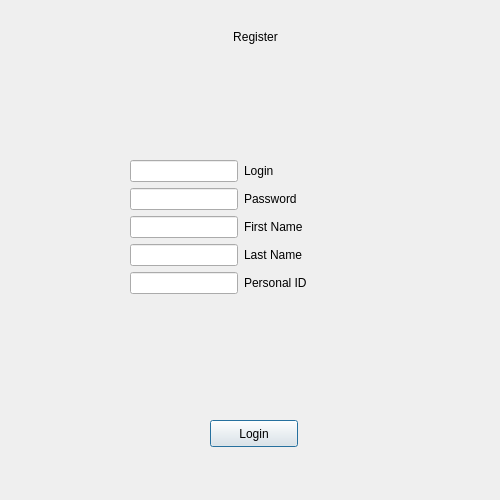
<?xml version="1.0" encoding="UTF-8"?>
<ui version="4.0">
 <class>RegisterDialog</class>
 <widget class="QDialog" name="RegisterDialog">
  <property name="geometry">
   <rect>
    <x>0</x>
    <y>0</y>
    <width>500</width>
    <height>500</height>
   </rect>
  </property>
  <property name="minimumSize">
   <size>
    <width>500</width>
    <height>500</height>
   </size>
  </property>
  <property name="maximumSize">
   <size>
    <width>500</width>
    <height>500</height>
   </size>
  </property>
  <property name="windowTitle">
   <string>RegisterDialog</string>
  </property>
  <widget class="QLabel" name="label">
   <property name="geometry">
    <rect>
     <x>200</x>
     <y>30</y>
     <width>111</width>
     <height>19</height>
    </rect>
   </property>
   <property name="text">
    <string>Register</string>
   </property>
   <property name="alignment">
    <set>Qt::AlignHCenter|Qt::AlignTop</set>
   </property>
  </widget>
  <widget class="QPushButton" name="pushButton">
   <property name="geometry">
    <rect>
     <x>210</x>
     <y>420</y>
     <width>88</width>
     <height>27</height>
    </rect>
   </property>
   <property name="text">
    <string>Login</string>
   </property>
  </widget>
  <widget class="QWidget" name="formLayoutWidget">
   <property name="geometry">
    <rect>
     <x>130</x>
     <y>160</y>
     <width>259</width>
     <height>181</height>
    </rect>
   </property>
   <layout class="QFormLayout" name="formLayout">
    <item row="0" column="0">
     <widget class="QLineEdit" name="lineEdit"/>
    </item>
    <item row="0" column="1">
     <widget class="QLabel" name="label_2">
      <property name="text">
       <string>Login</string>
      </property>
     </widget>
    </item>
    <item row="1" column="0">
     <widget class="QLineEdit" name="lineEdit_2"/>
    </item>
    <item row="1" column="1">
     <widget class="QLabel" name="label_3">
      <property name="text">
       <string>Password</string>
      </property>
     </widget>
    </item>
    <item row="2" column="0">
     <widget class="QLineEdit" name="lineEdit_8"/>
    </item>
    <item row="3" column="0">
     <widget class="QLineEdit" name="lineEdit_9"/>
    </item>
    <item row="2" column="1">
     <widget class="QLabel" name="label_4">
      <property name="text">
       <string>First Name</string>
      </property>
     </widget>
    </item>
    <item row="3" column="1">
     <widget class="QLabel" name="label_10">
      <property name="text">
       <string>Last Name</string>
      </property>
     </widget>
    </item>
    <item row="4" column="0">
     <widget class="QLineEdit" name="lineEdit_10"/>
    </item>
    <item row="4" column="1">
     <widget class="QLabel" name="label_11">
      <property name="text">
       <string>Personal ID</string>
      </property>
     </widget>
    </item>
   </layout>
  </widget>
 </widget>
 <resources/>
 <connections/>
</ui>
